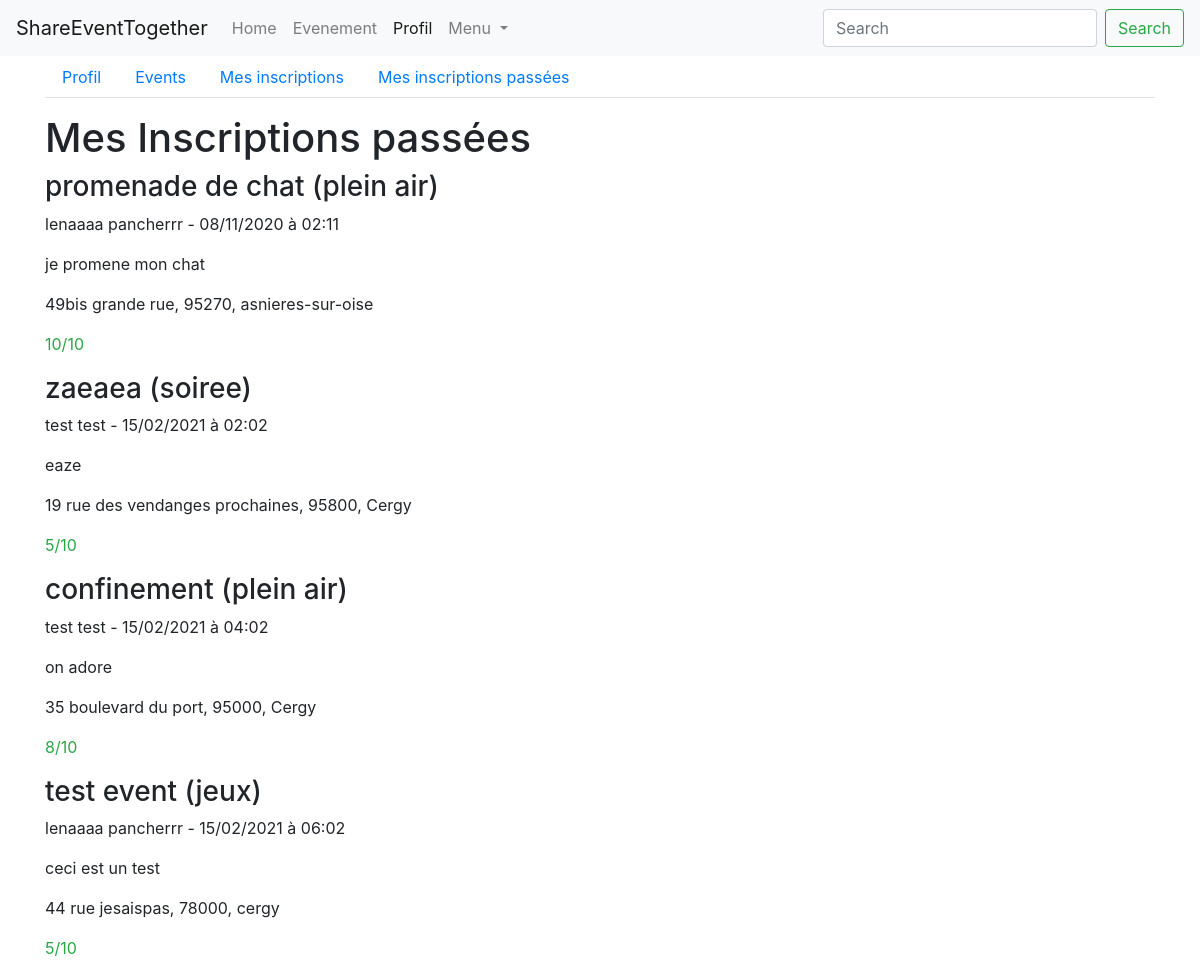
Page /profile/evenements/finis (signed in) on the committed database.
### events/models.py (models this page shows, shortened)
class InscriptionEvent(models.Model):
    person = models.ForeignKey('persons.Person', on_delete=models.CASCADE)
    event = models.ForeignKey('Event', on_delete=models.CASCADE)
    def getKarma(self):
        return Karma.objects.get(person=self.person, event=self.event).note

class Event(models.Model):
    PARTY_CATEGORY = 'soiree'
    GAME_CATEGORY = 'jeux'
    TOURISM_CATEGORY = 'tourisme'
    AREA_CATEGORY = 'plein air'
    CATEGORY_CHOICES = (
        (PARTY_CATEGORY, 'soiree'),
        (GAME_CATEGORY, 'jeux'),
        (TOURISM_CATEGORY, 'tourisme'),
        (AREA_CATEGORY, 'plein air')
    )
    person = models.ForeignKey('persons.Person', on_delete=models.CASCADE)
    title = models.CharField('titre', max_length=150)
    description = models.TextField('description')
    address = models.CharField('adresse', max_length=100)
    zip_code = models.IntegerField('code postal')
    city = models.CharField('ville', max_length=50)
    category = models.CharField('categorie', choices=CATEGORY_CHOICES, max_length=20)
    created_at = models.DateTimeField('crée à', auto_now=True)
    event_date = models.DateTimeField('date evenement', auto_now=False)

class Karma(models.Model):
    person = models.ForeignKey('persons.Person', on_delete=models.CASCADE)
    event = models.ForeignKey('Event', on_delete=models.CASCADE)
    note = models.IntegerField('Note', default=0)

### persons/models.py (models this page shows)
class Person(models.Model):
    TYPE_PARTICULIER = 'particulier'
    TYPE_PROFESSIONNEL = 'professionnel'
    TYPE_CHOICES = (
        (TYPE_PARTICULIER, 'particulier'),
        (TYPE_PROFESSIONNEL, 'professionnel')
    )
    user = models.ForeignKey('users.User', on_delete=models.CASCADE)
    first_name = models.CharField('prenom', max_length=100)
    last_name = models.CharField('nom', max_length=100)
    birth_date = models.DateField('date naissance')
    address = models.CharField('adresse', max_length=250)
    zip_code = models.IntegerField('code postal')
    city = models.CharField('ville', max_length=50)
    country = models.CharField('pays', max_length=100)
    phone_number = PhoneNumberField('telephone')
    pseudo = models.CharField('pseudo', max_length=50)
    person_type = models.CharField('type', choices=TYPE_CHOICES, max_length=15)
    created_at = models.DateTimeField('crée à', auto_now=True)
    note = models.IntegerField('karma', null=True, blank=True)
    def __str__(self):
        return f'{self.first_name} {self.last_name}'

### events/views/events.py (the view)
# urls.py: path('profile/evenements/finis', ProfileFinishedEventsView.as_view(), name='profil-finished-events'),
class ProfileFinishedEventsView(PersonView):
    def get(self, request):
        user = request.user
        person = get_person_by_user(user)
        today = datetime.now()
        inscription_events = get_inscription_event_person(person).filter(event__event_date__lt=today)
        form = KarmaForm()
        context = {
            'user': user,
            'person': person,
            'form': form,
            'inscription_events': inscription_events,
            'navigation_items': navigation.navigation_items(navigation.NAV_PROFIL),
        }
        return render(request, 'persons/events/my_finished_events.html', context)

### events/forms.py
class KarmaForm(forms.ModelForm):
    class Meta:
        model = Karma
        exclude = ['person', 'event', ]
        widgets = {
            'note': forms.NumberInput(attrs={'max': 10, 'min': 0})
        }

### events/models_helpers.py (called while the page is built)
def get_person_by_user(user):
    return Person.objects.get(user=user)

def get_inscription_event_person(person):
    return InscriptionEvent.objects.filter(person=person)

### events/navigation.py (called while the page is built)
def navigation_items(selected_item=None):
    items = []
    for name, shortcut in NAV_ITEMS:
        items.append({
            'name': name,
            'url': reverse(shortcut),
            'active': True if selected_item == name else False,
        })
    return items

### events/templates/persons/events/my_finished_events.html (shortened to what this page needs)
{% extends 'persons/base_navbar.html' %}
{% load bootstrap4 %}
{% load static %}
{% block content %}
    <div class="row">
        <div class="col">
            <div class="row">
                <div class="col">
                    <ul class="nav nav-tabs">
                        <li class="nav-item">
                            <a class="nav-link" href="{% url 'profil' %}">Profil</a>
                        </li>
                        <li class="nav-item">
                            <a class="nav-link" href="{% url 'profil-events' %}">Events</a>
                        </li>
                        <li class="nav-item">
                            <a class="nav-link" href="{% url 'profil-registered_events' %}">Mes inscriptions</a>
                        </li>
                        <li class="nav-item">
                            <a class="nav-link" href="{% url 'profil-finished-events' %}">Mes inscriptions passées</a>
                        </li>
                    </ul>
                </div>
            </div>
            <div class="row">
                <div class="col mt-3">
                    <div class="row">
                        <h1 class="col-md-7">Mes Inscriptions passées</h1>
                        <div class="col-md-5 text-right">
                        </div>
                    </div>
                    {% for inscription in inscription_events %}
                        <div class="row">
                            <div class="col">
                                <h3>{{ inscription.event.title }} ({{ inscription.event.category }})</h3>
                                <p>{{ inscription.event.person }} - {{ inscription.event.event_date|date:'d/m/Y à h:m' }}</p>
                                <p>{{ inscription.event.description }}</p>
                                <p>{{ inscription.event.address }}, {{ inscription.event.zip_code }}, {{ inscription.event.city }}</p>
                                {% if inscription.getKarma %}
                                    <p class="text-success">{{ inscription.getKarma }}/10</p>
                                {% else %}
                                    <a class="text-success" data-toggle="modal" data-target="#rating_modal_{{ inscription.event.pk }}">Noter</a>
                                {% endif %}
                            </div>
                        </div>
                    {% empty %}
                        <p>Il n'y a pas d'évenements pour le moment</p>
                    {% endfor %}
                </div>
            </div>
        </div>
    </div>
{% endblock %}

### rows in the picture
InscriptionEvent: event "promenade de chat", event.category "plein air", event.person "lenaaaa pancherrr", event.event_date "08/11/2020 à 02:11", event.description "je promene mon chat", event.address "49bis grande rue", event.zip_code "95270", event.city "asnieres-sur-oise", getKarma "10"
InscriptionEvent: event "zaeaea", event.category "soiree", event.person "test test", event.event_date "15/02/2021 à 02:02", event.description "eaze", event.address "19 rue des vendanges prochaines", event.zip_code "95800", event.city "Cergy", getKarma "5"
InscriptionEvent: event "confinement", event.category "plein air", event.person "test test", event.event_date "15/02/2021 à 04:02", event.description "on adore", event.address "35 boulevard du port", event.zip_code "95000", event.city "Cergy", getKarma "8"
InscriptionEvent: event "test event", event.category "jeux", event.person "lenaaaa pancherrr", event.event_date "15/02/2021 à 06:02", event.description "ceci est un test", event.address "44 rue jesaispas", event.zip_code "78000", event.city "cergy", getKarma "5"

### other values in the picture
{{ item.name }} "Home" "Evenement" "Profil"
